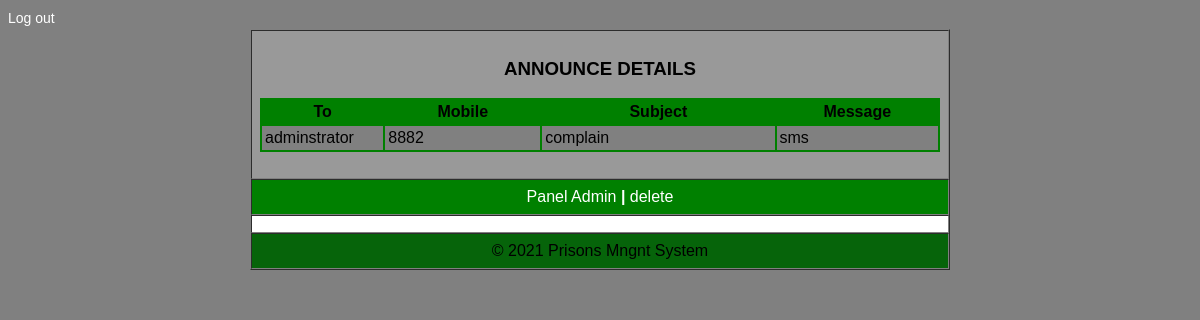
The page /admin/viewannounce.php on the database its author committed.
### tables this page shows
CREATE TABLE IF NOT EXISTS `announce` (
  `to` varchar(17) NOT NULL,
  `Id` varchar(13) NOT NULL,
  `subject` varchar(14) NOT NULL,
  `message` varchar(70) NOT NULL,
  PRIMARY KEY (`Id`)
);

### admin/viewannounce.php (the view, shortened to what this page needs)
<html>
<head>
   <link rel="stylesheet" media="screen" href="login.css" >
</head>
<body>
	<table align='center' border='1' bgcolor='green' width='700' cellpadding='8' cellspacing='0' height='200'>
          <tr>
            <td bgcolor='#999999' valign='center'>
<?php
$host="localhost";
$username="root";
$password="";
$db_name="prisonpro";
$tbl_name="announce";
$connection =mysqli_connect("$host", "$username", "$password")or die("cannot connect server ");
 mysqli_select_db($connection ,"$db_name")or die("cannot select DB");
$sel= mysqli_query($connection,"select * from $tbl_name");
echo"<table align='center' width='100%' border='0' cellpadding='3' cellspacing='2' bgcolor='green'>
<caption><h3>ANNOUNCE  DETAILS</h3></caption>
<tr bgcolor='green'>
<th width='3%'>To</th>
<th width='10%'>Mobile</th>
<th width='15%'>Subject</th>
<th width='10%'>Message</th>
</tr>";
   while($row=mysqli_fetch_array ($sel))
{
echo "<tr bgcolor='grey'>";
echo  "<td width='3%'>".$row ['to']."</td>";
echo  "<td width='10%'>".$row ['Id']."</td>";
echo  "<td width='10%'>".$row ['subject']."</td>";
echo  "<td width='10%'>".$row ['message']. "</td>";
echo "</tr>";
}
echo"</table>";
?>
<br/>
			</td>
          </tr>
          <tr>
			<td align="center"><a href="adminpanel.php" target="_parent">Panel Admin <b>|</b></a>
			<a href="deleteannounce.php" target="_parent">delete</a></td>
			<a href="index.php" target="_parent">Log out</a></td>
          </tr>
          <tr>
            <td align='center' bgcolor='white' height='1'><?php
           include("footer.php");
                ?>
            </td>
          </tr>
	</table>
</body>
</head>

### admin/login.css (style rules this page uses)
body { font: 14px/21px "Lucida Sans", "Lucida Grande", "Lucida Sans Unicode", sans-serif;background:gray; }
a { color:#fff; text-decoration:none; }

### rows shown on the page
announce: to "adminstrator", Id "8882", subject "complain", message "sms"
